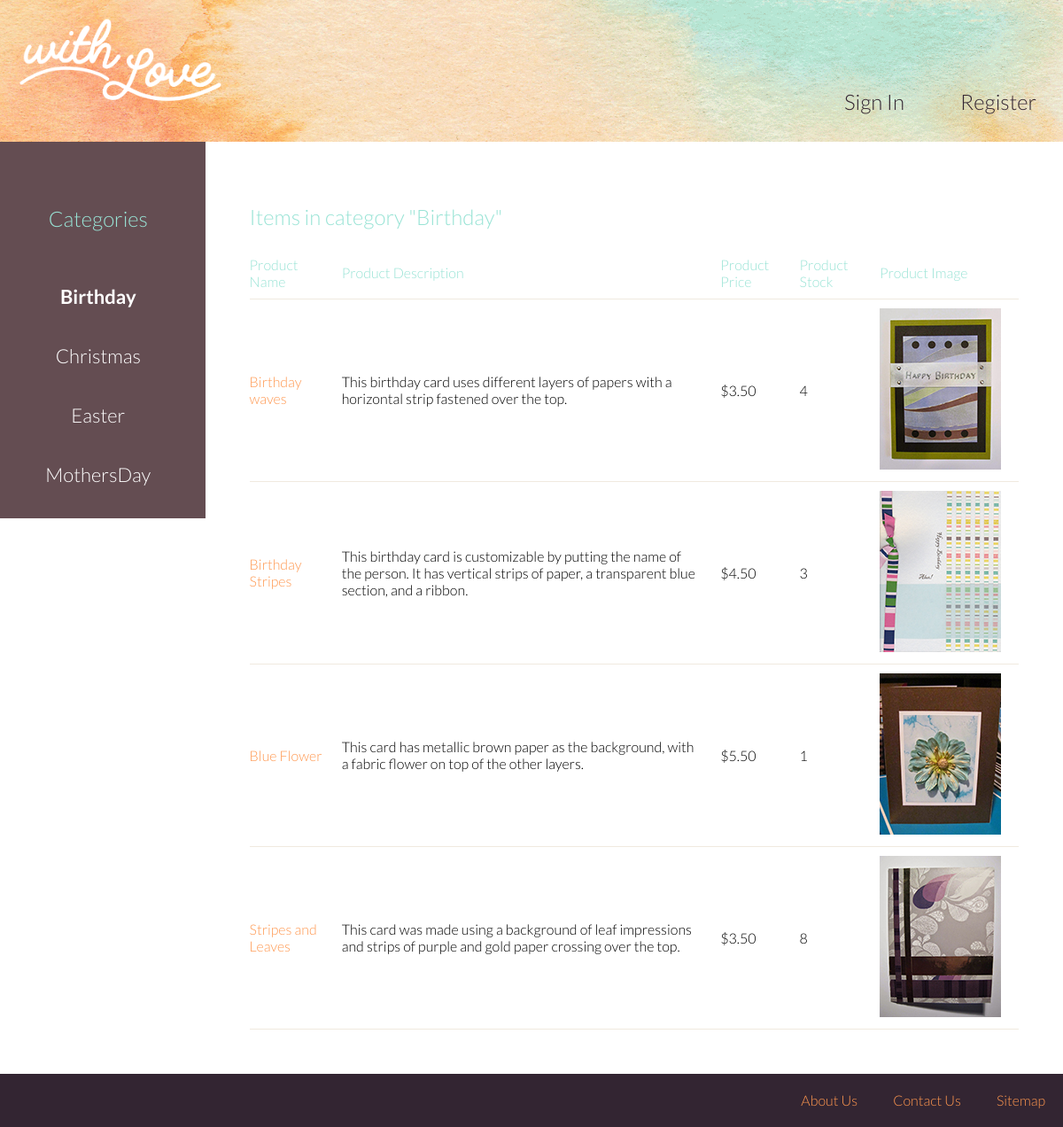
The page /items.php?category=Birthday on the database its author committed.
### tables this page shows
CREATE TABLE IF NOT EXISTS `categories` (
  `cat_name` varchar(50) NOT NULL,
  `cat_desc` varchar(250) NOT NULL,
  `cat_img` varchar(50) NOT NULL,
  PRIMARY KEY (`cat_name`)
);

CREATE TABLE IF NOT EXISTS `products` (
  `prod_id` int(11) NOT NULL AUTO_INCREMENT,
  `prod_name` varchar(50) NOT NULL,
  `prod_cat` varchar(50) NOT NULL,
  `prod_desc` varchar(250) NOT NULL,
  `prod_price` decimal(4,2) NOT NULL,
  `prod_stock` int(11) NOT NULL,
  `prod_image` varchar(50) NOT NULL,
  PRIMARY KEY (`prod_id`)
);

### items.php (the view, shortened to what this page needs)
<?php
    include "part_head.php";
    include "part_header.php";
?>
<main>
    <?php
        $strCat = $_GET['category'];
        $result = mysql_query("SELECT * FROM products where (prod_cat='".$strCat."')") or die ("Retrieving information failed:".mysql_error());
    ?>
    <?php include "part_sidebar.php" ?>
    <div class="content">
        <h2>Items in category "<?php print $strCat ?>"</h2>
        <table class="itemsTable">
            <tr class="tableHeader">
                <td>Product Name</td>
                <td>Product Description</td>
                <td>Product Price</td>
                <td>Product Stock</td>
                <td>Product Image</td>
            </tr>
            <?php
                if($num_rows = 0){
                    echo "No products. Come back soon!";
                } else {
                    while($row = mysql_fetch_array($result)){
                        echo '<tr>
                                <td><a href="itemDetails.php?item='.$row['prod_id'].'">'.$row['prod_name'].'</a></td>
                                <td>'.$row['prod_desc'].'</td>
                                <td>$'.$row['prod_price'].'</td>
                                <td>'.$row['prod_stock'].'</td>
                                <td><a href="itemDetails.php?item='.$row['prod_id'].'"><img src="images/'.$row['prod_image'].'" alt="'.$row['prod_image'].'"/></a></td>
                            </tr>';
                    }
                }
            ?>
        </table>
    </div>
</main>
<?php include "part_footer.php" ?>

### part_sidebar.php (shortened to what this page needs)
<aside>
	<ul>
		<li><h2>Categories</h2></li>
		<?php
			$category = mysql_query( "SELECT * FROM categories" ) or die ("Retrieving information failed:".mysql_error());
		    if($num_rows = 0){
		        echo "No categories.";
		    } else {
		        while($row = mysql_fetch_array($category)){
		        	if ($strCat==$row["cat_name"]) {
		        		echo "<li class='currentCategory'><a href='items.php?category=".$row["cat_name"]."'>".$row["cat_name"]."</a></li>";
		        	} else {
		        		echo "<li><a href='items.php?category=".$row["cat_name"]."'>".$row["cat_name"]."</a></li>";
		        	}
		        }
		    }
		?>
	</ul>
</aside>

### css/style.css (style rules this page uses)
* { font-family: 'Lato', sans-serif; font-weight: 300; }
body { margin: 0 auto; display: flex; min-height: 100vh; flex-direction: column; }
main { display: flex; flex: 1; }
.currentpage a, .currentCategory a { font-weight: bold; }
.content { padding: 50px; width: 100%; display: inline-block; }
a { color: #ff974f; text-decoration: none; }
aside { padding-top: 16px; width: 320px; height: calc(-120%); display: inline-block; background-color: #644d52; text-align: center; }
aside ul { margin-left: -50px; list-style-type: none; }
aside li { font-size: 22px; padding: 20px 0px; }
aside a { text-decoration: none; color: white; }
h2 { font-size: 24px; color: #98e3d5; }
.itemsTable, .itemDetailsTable, .cartTable { width: 100%; }
table { border-collapse: collapse; border-spacing: 0; }
td { padding: 10px 20px 10px 0; border-bottom: 1px solid #f0eadf; }
.tableHeader { color: #98e3d5; }

### rows shown on the page
categories: cat_name "Birthday"
categories: cat_name "Christmas"
categories: cat_name "Easter"
categories: cat_name "MothersDay"
products: prod_name "Birthday waves", prod_desc "This birthday card uses different layers of papers with a horizontal strip fastened over the top.", prod_price "3.50", prod_stock "4", prod_image (picture)
products: prod_name "Birthday Stripes", prod_desc "This birthday card is customizable by putting the name of the person. It has vertical strips of paper, a transparent blue section, and a ribbon.", prod_price "4.50", prod_stock "3", prod_image (picture)
products: prod_name "Blue Flower", prod_desc "This card has metallic brown paper as the background, with a fabric flower on top of the other layers.", prod_price "5.50", prod_stock "1", prod_image (picture)
products: prod_name "Stripes and Leaves", prod_desc "This card was made using a background of leaf impressions and strips of purple and gold paper crossing over the top.", prod_price "3.50", prod_stock "8", prod_image (picture)

### other values the page prints
$strCat "Birthday"
